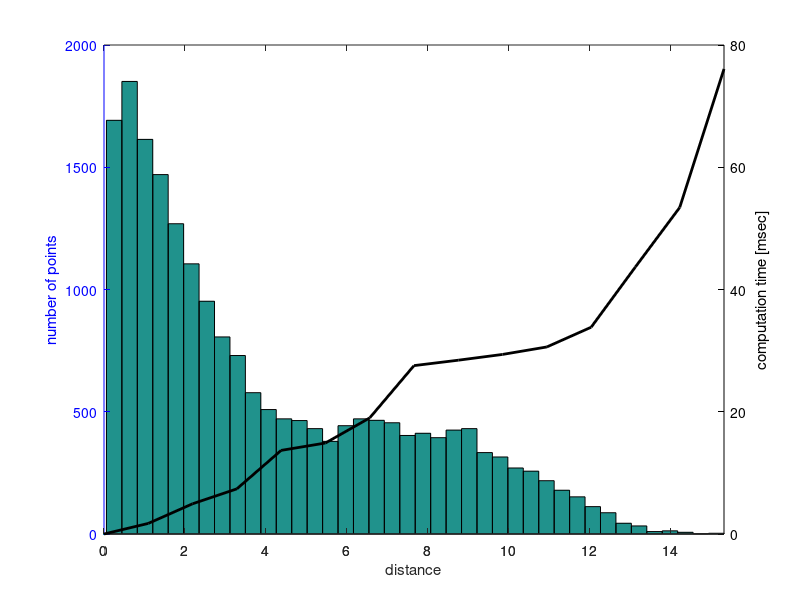
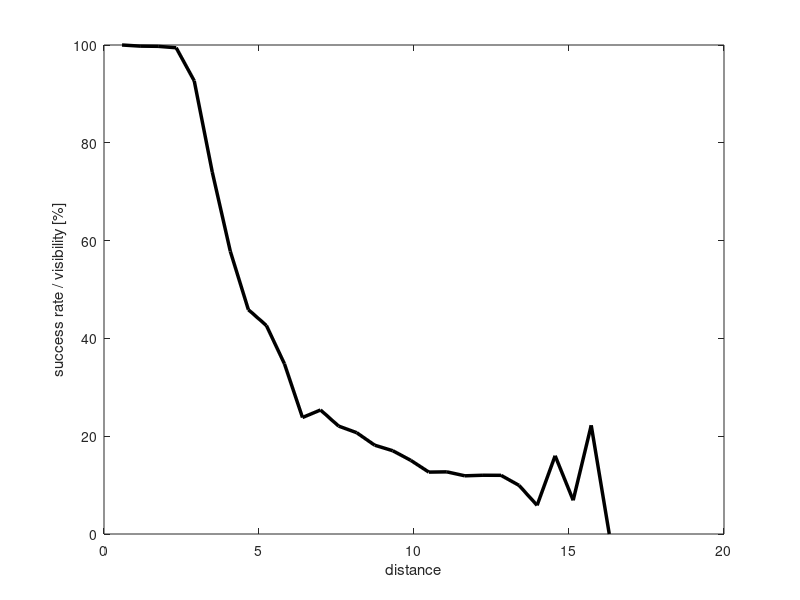

The MATLAB script that drew these images, in order:
% In this test, I test the RBS local connection with GD (KDL) projection.
% This test is for a 20 DOF planar CKC with [-180,180] joint limits.
% Random start and goal configurations are sampled and tested for
% connection. The sampling strategy is sampling a feasible point, sampling
% a random point and choping it from the first point, projecting and
% checking local connection.
% The success rate is also tracked to calculate visibility.
% last updated: 08/16/17

% Uses test_rbs_gd.cpp
% gd_rbs_verification.txt - seed: 1502893974
% Results in the above files in this form:
% f << {success} << " " << {path verified} << " " << {distance between confs.} << " " << rbs_time << endl;

clear all
clc

D = load('gd_rbs_verification.txt');

%% Verification

suc = D(:,1)==1;
verf = D(:,2)==1;

disp(['Results of ' num2str(size(D,1)) ' local-connection queries.']);

disp(['Percent of successful local-connections that were verified: ' num2str(sum(verf & suc)/sum(suc)*100) '%']);

%%

disp(['Avg. runtime for successful local-connection: ' num2str(mean(D(suc,4))*1e3)  ' +/- ' num2str(std(D(suc,4))/sqrt(size(D(suc,4),1))*1e3) ' msec ']);
disp(['Avg. runtime for failed local-connection: ' num2str(mean(D(~suc,4))*1e3)  ' +/- ' num2str(std(D(suc,4))/sqrt(size(D(~suc,4),1))*1e3) ' msec ']);

disp(['Success rate/visibility for the RBS: ' num2str(sum(suc)/size(D,1)*100) '%']);

%% Runtime

clear td d
Dd = D(suc,3);
Td = D(suc,4);
max_d = max(Dd);
d = linspace(0, max_d, 15);
for i = 2:length(d)
    M = Td(Dd>=d(i-1) & Dd<d(i));
    td(i) = mean(M);
end
td(1) = 0;

figure(1)
hist(Dd, 40);
hold on
[hAx,hLine1,hLine2] = plotyy(0,0,d, td*1000);
hold off
set(hLine2,'color','k','linewidth',2)
set(hAx,{'ycolor'},{'b';'k'})
xlabel('distance');
ylabel(hAx(1),'number of points');
ylabel(hAx(2),'computation time [msec]');
% ylim(hAx(1),[0 8500]);
% ylim(hAx(2),[0 0.12]);

%% Visibility

clear V d
Dd = D(:,3);
max_d = max(Dd);
d = linspace(0, max_d, 30);
for i = 2:length(d)
    S = D(D(:,3)>=d(i-1) & D(:,3)<d(i), 1);
    V(i-1) = sum(S)/length(S) * 100;
end
% V(1) = 100;

figure(2)
plot(d(2:end), V,'-k','linewidth',2.5);
xlabel('distance');
ylabel('success rate / visibility [%]');